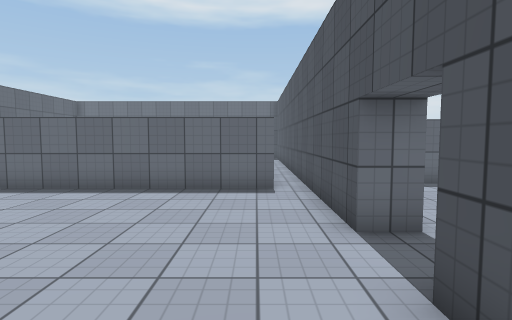
[1] (above)

17 first-person views from a walk through a 3-D level made in the Unity game engine. The camera is 1.4 m above the floor, tilts 4° down and sees 80° across. The floor is counted in squares, 1 m on a side. Each view is taken from the middle of a square. On the plan, view 1 faces up. The plan holds only what a view shows up to about 14 squares ahead; the rest is blank. The place goes on beyond the plan. The player character is not drawn. Surface patterns are stand-ins for the level's own textures.

[2]
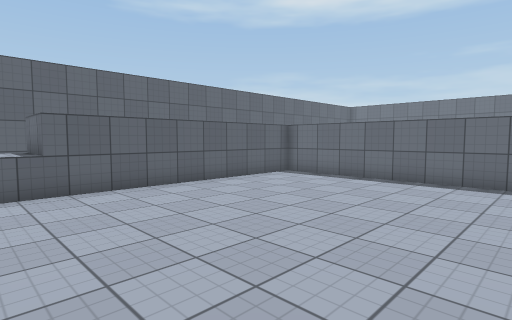

[3]
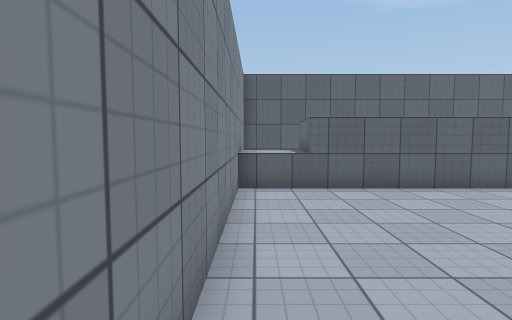

[4]
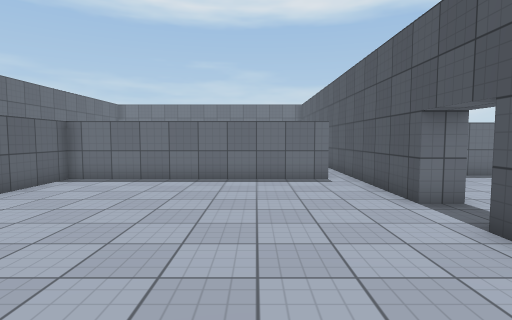

[5]
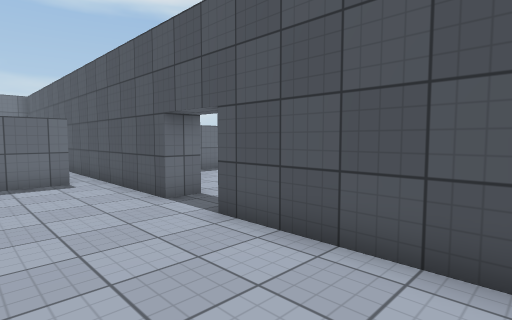

[6]
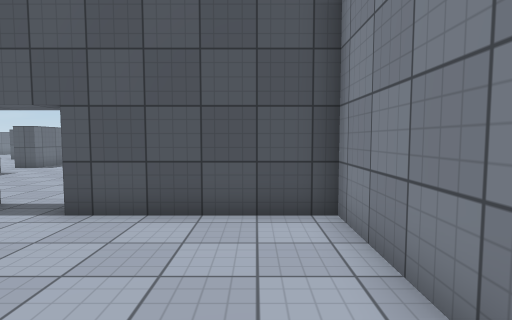

[7]
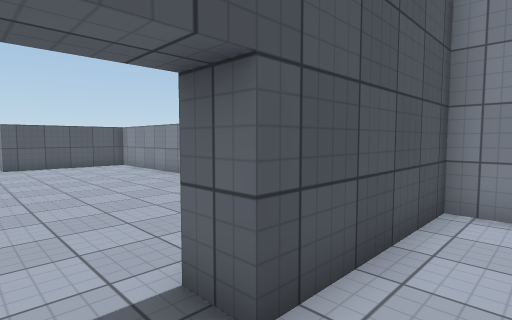

[8]
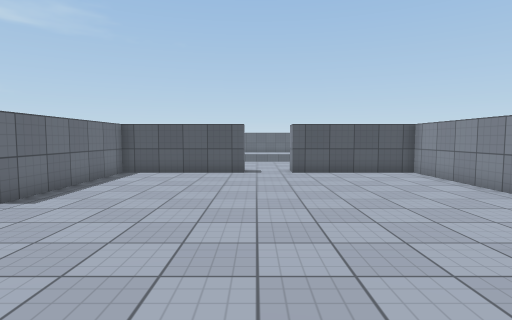

[9]
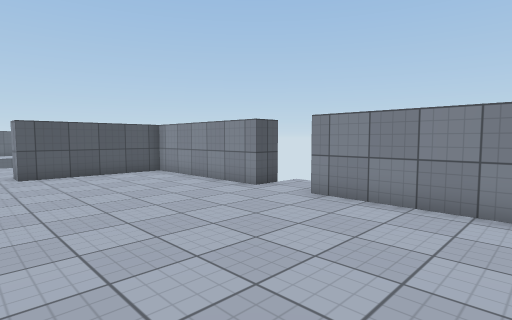

[10]
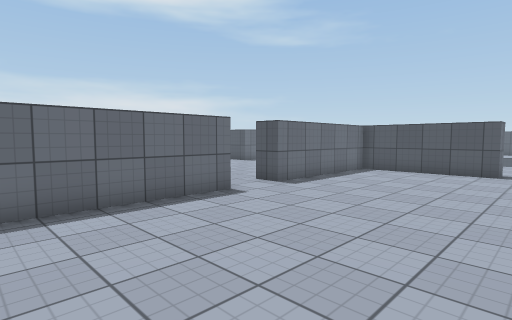

[11]
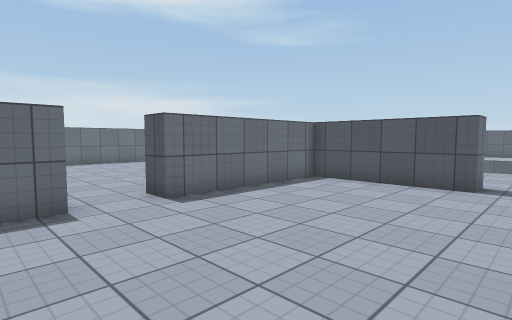

[12]
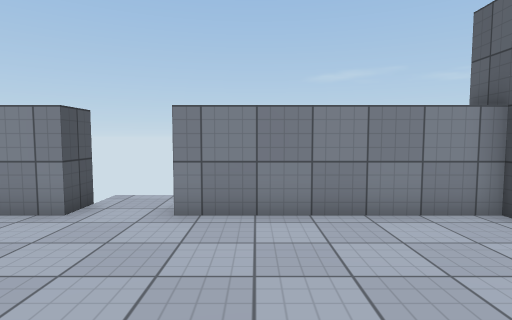

[13]
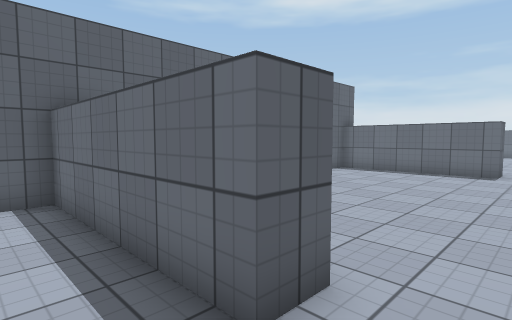

[14]
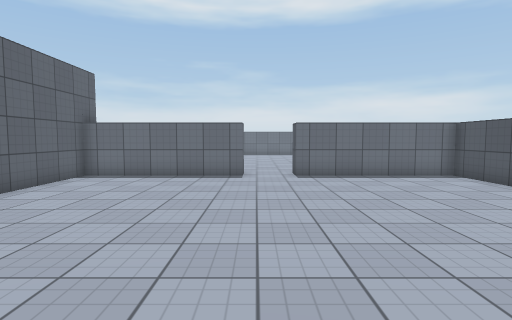

[15]
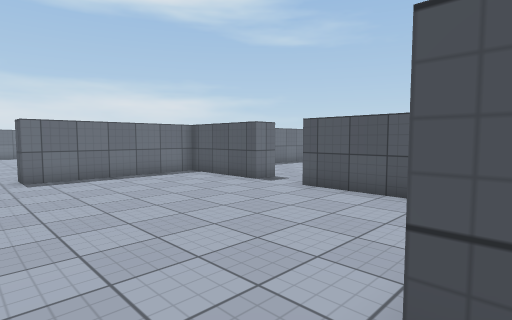

[16]
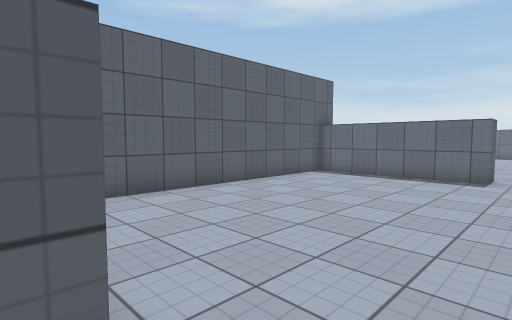

[17]
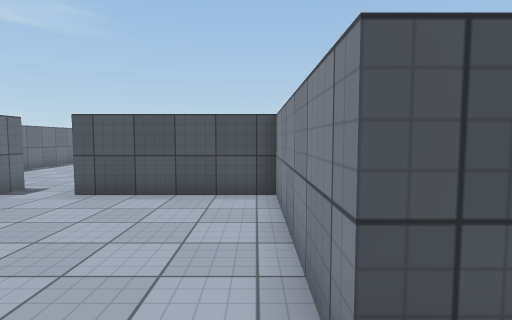

### Floor plan
Points are (right, up) in squares from view 1. A wall is a line through its corners. A room is listed if a view was taken in it or the views show most of it. See-through windows are left out.
Room 1 (views 1, 2, 3, 4, 5, 6, 7)
walls: (2.6, 4.5) (1.5, 4.5) (1.5, 8.5); (0.6, 8.5) (-8.5, 8.5) (-8.5, -2.5) (1.5, -2.5) (1.5, 2.5) (2.5, 2.5)
ways out: opening at (2, 3.5) to room 2; opening at (-9, -2); opening at (1, 9)
Room 2 (views 8, 9, 10, 11, 12, 13)
walls: (10.5, -3.5) (10.5, -2.5) (16.5, -2.5) (16.5, 2.5) (17.5, 2.5); (8.5, 9.5) (2.5, 9.5) (2.5, 8.6); (17.5, 4.5) (16.5, 4.5) (16.5, 9.5) (10.5, 9.5); (2.4, -2.5) (8.5, -2.5)
ways out: opening at (2, 3.5) to room 1; opening at (9.5, 10) to room 3
Room 3 (views 14, 15, 16, 17)
walls: (8.5, 10.6) (8.5, 9.5); (8.5, 21.5) (2.5, 21.5) (2.5, 12.5); (10.5, 9.5) (10.5, 10.5) (16.3, 10.5); (17.5, 17.5) (16.5, 17.5) (16.5, 21.5) (10.5, 21.5); (16.5, 10.4) (16.5, 15.5)
ways out: opening at (9.5, 10) to room 2; opening at (9.5, 22)

Where each view was taken, in squares from view 1:
view 1: 0 up, 0 right, facing up
view 2: 2 down, 0 right, facing up-left
view 3: 2 down, 0 right, facing left
view 4: 2 down, 2 left, facing up
view 5: 2 down, 2 left, facing up-right
view 6: 1 down, 4 left, facing right
view 7: 4 up, 0 right, facing down-right
view 8: 4 up, 4 right, facing right
view 9: 4 up, 4 right, facing down-right
view 10: 3 up, 3 right, facing up-right
view 11: 3 up, 7 right, facing up-right
view 12: 3 up, 7 right, facing down
view 13: 8 up, 10 right, facing up-left
view 14: 10 up, 9 right, facing up
view 15: 10 up, 9 right, facing up-right
view 16: 10 up, 10 right, facing up-left
view 17: 11 up, 9 right, facing right
